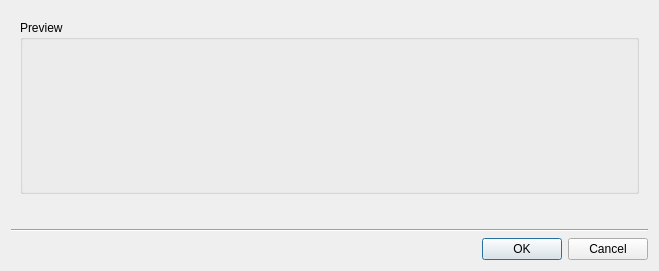
<?xml version="1.0" encoding="UTF-8"?>
<ui version="4.0">
 <class>QnAttachToVideowallDialog</class>
 <widget class="QDialog" name="QnAttachToVideowallDialog">
  <property name="geometry">
   <rect>
    <x>0</x>
    <y>0</y>
    <width>659</width>
    <height>271</height>
   </rect>
  </property>
  <property name="windowTitle">
   <string>Attach to Video Wall...</string>
  </property>
  <layout class="QVBoxLayout" name="verticalLayout">
   <item>
    <widget class="QWidget" name="widget" native="true">
     <layout class="QVBoxLayout" name="verticalLayout_2" stretch="1,0">
      <item>
       <widget class="QGroupBox" name="previewGroupBox">
        <property name="title">
         <string>Preview</string>
        </property>
        <layout class="QVBoxLayout" name="verticalLayout_4">
         <item>
          <widget class="QnVideowallManageWidget" name="manageWidget" native="true"/>
         </item>
        </layout>
       </widget>
      </item>
      <item>
       <widget class="QLabel" name="licensesLabel">
        <property name="text">
         <string notr="true">&lt;Licenses usage text&gt;</string>
        </property>
       </widget>
      </item>
     </layout>
    </widget>
   </item>
   <item>
    <widget class="Line" name="line">
     <property name="orientation">
      <enum>Qt::Horizontal</enum>
     </property>
    </widget>
   </item>
   <item>
    <widget class="QDialogButtonBox" name="buttonBox">
     <property name="orientation">
      <enum>Qt::Horizontal</enum>
     </property>
     <property name="standardButtons">
      <set>QDialogButtonBox::Cancel|QDialogButtonBox::Ok</set>
     </property>
    </widget>
   </item>
  </layout>
 </widget>
 <customwidgets>
  <customwidget>
   <class>QnVideowallManageWidget</class>
   <extends>QWidget</extends>
   <header location="global">ui/widgets/videowall_manage_widget.h</header>
   <container>1</container>
  </customwidget>
 </customwidgets>
 <resources/>
</ui>
